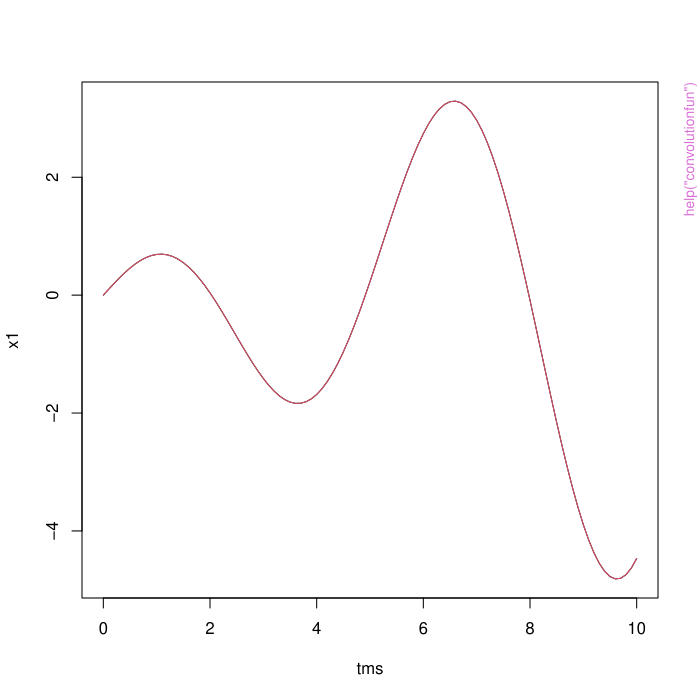

Reproduce this figure in R.
pkgname <- "porce"
source(file.path(R.home("share"), "R", "examples-header.R"))
options(warn = 1)
library('porce')

base::assign(".oldSearch", base::search(), pos = 'CheckExEnv')
base::assign(".old_wd", base::getwd(), pos = 'CheckExEnv')
cleanEx()
nameEx("EmanuelModel")
### * EmanuelModel

flush(stderr()); flush(stdout())

### Name: EmanuelModel
### Title: Terrestrial carbon model of Emanuel
### Aliases: EmanuelModel

### ** Examples

EmanuelModel()



cleanEx()
nameEx("convolutionfun")
### * convolutionfun

flush(stderr()); flush(stdout())

### Name: convolutionfun
### Title: Convolution function
### Aliases: convolutionfun

### ** Examples

tms<-seq(0,10, by=0.1)
cosconvfun<-convolutionfun(f=cos, g=cos) # convolve cosine function with itself
solfun<-function(t){ (t*cos(t) + sin(t))/2} # analytical solution (Braun 1993, Dif Eq and App, Springer, p. 254)
x1<-sapply(X=tms, FUN=cosconvfun)
x2<-sapply(X=tms, FUN=solfun)

plot(tms, x1, type="l")
lines(tms, x2, col=2)



cleanEx()
nameEx("erf")
### * erf

flush(stderr()); flush(stdout())

### Name: erf
### Title: Equilibrium response function
### Aliases: erf

### ** Examples

EmanuelERF<-erf(model=EmanuelModel())
tms<-seq(0,100)
em<-sapply(tms, EmanuelERF)
plot(tms, em, type="l")




cleanEx()
nameEx("inputGPP")
### * inputGPP

flush(stderr()); flush(stdout())

### Name: inputGPP
### Title: Input vector from a scalar gpp value
### Aliases: inputGPP

### ** Examples

inputGPP(25, 7)



cleanEx()
nameEx("irf")
### * irf

flush(stderr()); flush(stdout())

### Name: irf
### Title: Impulse response function
### Aliases: irf

### ** Examples

EmanuelIRF<-irf(model=EmanuelModel())
tms<-seq(0,100)
em<-sapply(tms, EmanuelIRF)
plot(tms, em, type="l")




cleanEx()
nameEx("lam-class")
### * lam-class

flush(stderr()); flush(stdout())

### Name: lam-class
### Title: Linear autonomous model
### Aliases: lam-class lam

### ** Examples

toyModel<-lam(input=c(1,2,3), matrix=diag(-1,3,3))



cleanEx()
nameEx("makeB")
### * makeB

flush(stderr()); flush(stdout())

### Name: makeB
### Title: Compartmental matrix from a set of prior parameters of Porce
###   model
### Aliases: makeB

### ** Examples

makeB(pars=modpars[1,])



### * <FOOTER>
###
cleanEx()
options(digits = 7L)
base::cat("Time elapsed: ", proc.time() - base::get("ptime", pos = 'CheckExEnv'),"\n")
grDevices::dev.off()
###
### Local variables: ***
### mode: outline-minor ***
### outline-regexp: "\\(> \\)?### [*]+" ***
### End: ***
quit('no')
